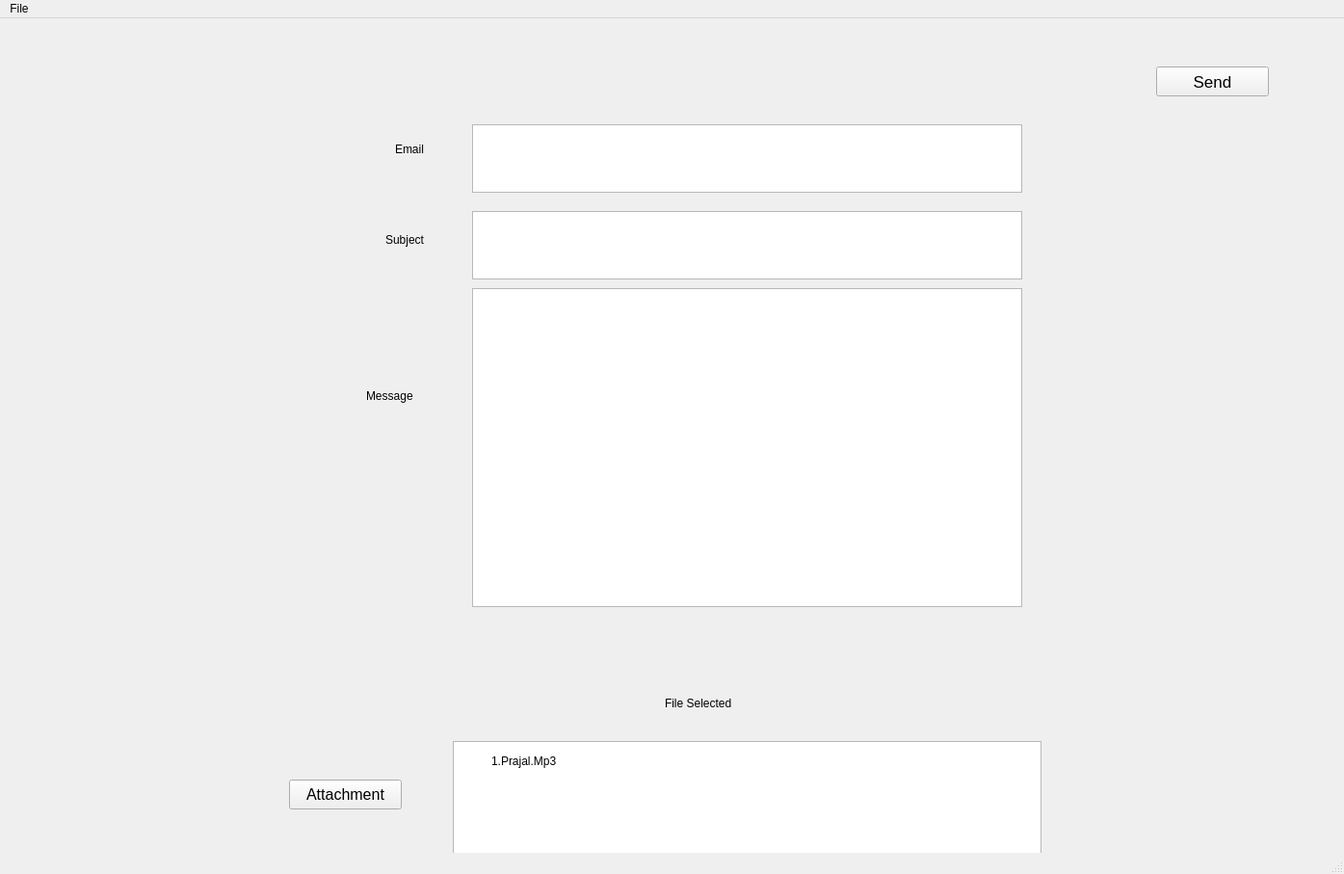
<?xml version="1.0" encoding="UTF-8"?>
<ui version="4.0">
 <class>MainWindow</class>
 <widget class="QMainWindow" name="MainWindow">
  <property name="windowModality">
   <enum>Qt::ApplicationModal</enum>
  </property>
  <property name="geometry">
   <rect>
    <x>0</x>
    <y>0</y>
    <width>1395</width>
    <height>907</height>
   </rect>
  </property>
  <property name="minimumSize">
   <size>
    <width>560</width>
    <height>560</height>
   </size>
  </property>
  <property name="windowTitle">
   <string>MainWindow</string>
  </property>
  <property name="layoutDirection">
   <enum>Qt::LeftToRight</enum>
  </property>
  <widget class="QWidget" name="centralwidget">
   <widget class="QLabel" name="label">
    <property name="geometry">
     <rect>
      <x>410</x>
      <y>120</y>
      <width>61</width>
      <height>31</height>
     </rect>
    </property>
    <property name="text">
     <string>Email</string>
    </property>
   </widget>
   <widget class="QLabel" name="label_2">
    <property name="geometry">
     <rect>
      <x>400</x>
      <y>220</y>
      <width>81</width>
      <height>20</height>
     </rect>
    </property>
    <property name="text">
     <string>Subject</string>
    </property>
   </widget>
   <widget class="QPushButton" name="qt_attachment">
    <property name="geometry">
     <rect>
      <x>300</x>
      <y>790</y>
      <width>117</width>
      <height>31</height>
     </rect>
    </property>
    <property name="font">
     <font>
      <pointsize>12</pointsize>
     </font>
    </property>
    <property name="text">
     <string>Attachment</string>
    </property>
   </widget>
   <widget class="QPushButton" name="qt_send">
    <property name="geometry">
     <rect>
      <x>1200</x>
      <y>50</y>
      <width>117</width>
      <height>31</height>
     </rect>
    </property>
    <property name="font">
     <font>
      <pointsize>13</pointsize>
     </font>
    </property>
    <property name="text">
     <string>Send</string>
    </property>
   </widget>
   <widget class="QPlainTextEdit" name="qt_email">
    <property name="geometry">
     <rect>
      <x>490</x>
      <y>110</y>
      <width>571</width>
      <height>71</height>
     </rect>
    </property>
    <property name="minimumSize">
     <size>
      <width>311</width>
      <height>71</height>
     </size>
    </property>
    <property name="toolTip">
     <string>&lt;html&gt;&lt;head/&gt;&lt;body&gt;&lt;p&gt;Email&lt;/p&gt;&lt;/body&gt;&lt;/html&gt;</string>
    </property>
    <property name="backgroundVisible">
     <bool>false</bool>
    </property>
    <property name="centerOnScroll">
     <bool>true</bool>
    </property>
   </widget>
   <widget class="QPlainTextEdit" name="qt_subject">
    <property name="geometry">
     <rect>
      <x>490</x>
      <y>200</y>
      <width>571</width>
      <height>71</height>
     </rect>
    </property>
    <property name="minimumSize">
     <size>
      <width>311</width>
      <height>0</height>
     </size>
    </property>
    <property name="toolTip">
     <string>&lt;html&gt;&lt;head/&gt;&lt;body&gt;&lt;p&gt;Subject&lt;/p&gt;&lt;p&gt;&lt;br/&gt;&lt;/p&gt;&lt;/body&gt;&lt;/html&gt;</string>
    </property>
    <property name="backgroundVisible">
     <bool>false</bool>
    </property>
    <property name="centerOnScroll">
     <bool>true</bool>
    </property>
   </widget>
   <widget class="QListView" name="listView">
    <property name="geometry">
     <rect>
      <x>470</x>
      <y>750</y>
      <width>611</width>
      <height>121</height>
     </rect>
    </property>
    <property name="dragEnabled">
     <bool>true</bool>
    </property>
    <property name="dragDropOverwriteMode">
     <bool>true</bool>
    </property>
   </widget>
   <widget class="QLabel" name="label_3">
    <property name="geometry">
     <rect>
      <x>690</x>
      <y>700</y>
      <width>131</width>
      <height>21</height>
     </rect>
    </property>
    <property name="text">
     <string>File Selected</string>
    </property>
   </widget>
   <widget class="QLabel" name="label_4">
    <property name="geometry">
     <rect>
      <x>510</x>
      <y>750</y>
      <width>271</width>
      <height>41</height>
     </rect>
    </property>
    <property name="text">
     <string>1.Prajal.Mp3</string>
    </property>
   </widget>
   <widget class="QPlainTextEdit" name="qt_Message">
    <property name="geometry">
     <rect>
      <x>490</x>
      <y>280</y>
      <width>571</width>
      <height>331</height>
     </rect>
    </property>
    <property name="centerOnScroll">
     <bool>true</bool>
    </property>
   </widget>
   <widget class="QLabel" name="label_5">
    <property name="geometry">
     <rect>
      <x>380</x>
      <y>380</y>
      <width>90</width>
      <height>23</height>
     </rect>
    </property>
    <property name="text">
     <string>Message</string>
    </property>
   </widget>
  </widget>
  <widget class="QMenuBar" name="menubar">
   <property name="geometry">
    <rect>
     <x>0</x>
     <y>0</y>
     <width>1395</width>
     <height>28</height>
    </rect>
   </property>
   <widget class="QMenu" name="menuMain">
    <property name="title">
     <string>File</string>
    </property>
    <addaction name="actionselect_File"/>
    <addaction name="actionexit"/>
   </widget>
   <addaction name="menuMain"/>
  </widget>
  <widget class="QStatusBar" name="statusbar"/>
  <action name="actionselect_File">
   <property name="text">
    <string>SecretKey</string>
   </property>
   <property name="statusTip">
    <string>client secret Key</string>
   </property>
   <property name="shortcut">
    <string>Ctrl+N</string>
   </property>
   <property name="menuRole">
    <enum>QAction::TextHeuristicRole</enum>
   </property>
  </action>
  <action name="actionexit">
   <property name="text">
    <string>exit</string>
   </property>
  </action>
 </widget>
 <resources/>
 <connections/>
</ui>
